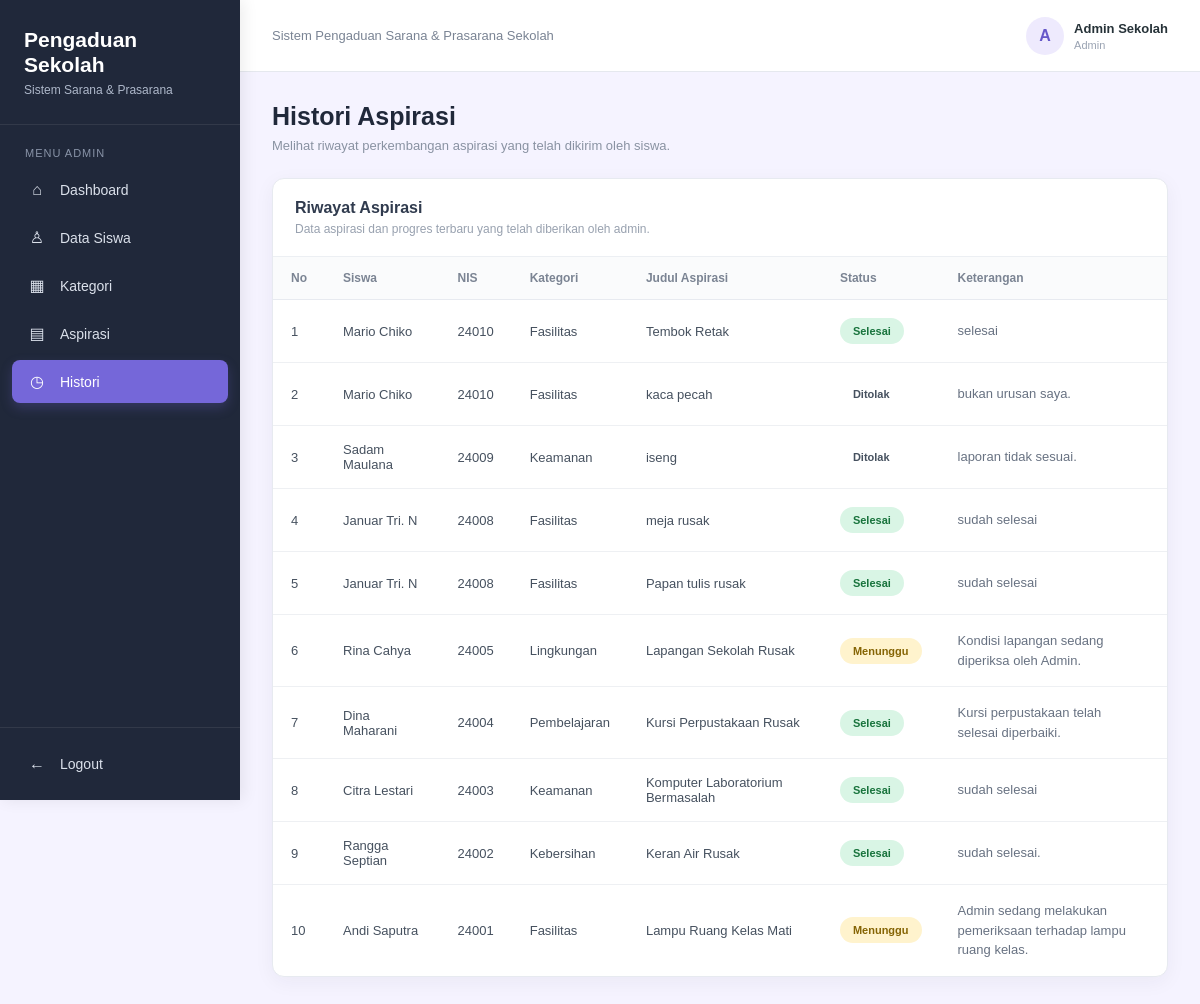
Screenshot of /views/v_histori.php (signed in) with the database file from the repository.
### tables this page shows
CREATE TABLE `aspirasi` (
  `id_aspirasi` int NOT NULL,
  `id_siswa` int NOT NULL,
  `id_kategori` int NOT NULL,
  `judul` varchar(150) NOT NULL,
  `isi_aspirasi` text NOT NULL,
  `lokasi` varchar(100) NOT NULL,
  `foto` varchar(255) DEFAULT NULL,
  `status` varchar(30) NOT NULL,
  `tanggal_aspirasi` datetime NOT NULL
);

CREATE TABLE `siswa` (
  `id_siswa` int NOT NULL,
  `nis` varchar(20) NOT NULL,
  `nama_siswa` varchar(50) NOT NULL,
  `kelas` varchar(25) NOT NULL,
  `username` varchar(50) NOT NULL,
  `password` varchar(25) NOT NULL
);

CREATE TABLE `kategori` (
  `id_kategori` int NOT NULL,
  `nama_kategori` varchar(50) NOT NULL
);

### views/v_histori.php (the view, shortened to what this page needs)
<?php
$koneksi = new Koneksi();
$db = $koneksi->koneksi;
$nama_admin = $_SESSION['nama_admin'];
$sql = "
    SELECT
        a.id_aspirasi,
        a.judul,
        a.tanggal_aspirasi,
        s.nama_siswa,
        s.nis,
        k.nama_kategori,
        COALESCE(
            (
                SELECT p.status_progres
                FROM progres p
                WHERE p.id_aspirasi = a.id_aspirasi
                ORDER BY p.id_progres DESC
                LIMIT 1
            ),
            'menunggu'
        ) AS status_progres,
        (
            SELECT p.keterangan
            FROM progres p
            WHERE p.id_aspirasi = a.id_aspirasi
            ORDER BY p.id_progres DESC
            LIMIT 1
        ) AS keterangan,
        (
            SELECT p.tanggal_progres
            FROM progres p
            WHERE p.id_aspirasi = a.id_aspirasi
            ORDER BY p.id_progres DESC
            LIMIT 1
        ) AS tanggal_progres
    FROM aspirasi a
    LEFT JOIN siswa s
        ON a.id_siswa = s.id_siswa
    LEFT JOIN kategori k
        ON a.id_kategori = k.id_kategori
    ORDER BY a.id_aspirasi DESC
";
$query = mysqli_query($db, $sql);
?>
<!DOCTYPE html>
<html lang="id">
<head>
    <link rel="stylesheet" href="../assets/v_histori.css">
</head>
<body>
<div class="sidebar">
    <div class="logo">
        <h2>
            Pengaduan<br>Sekolah
        </h2>
        <p>
            Sistem Sarana & Prasarana
        </p>
    </div>
    <div class="menu">
        <div class="menu-title">
            Menu Admin
        </div>
        <a href="dashboard_admin.php">
            <span class="icon">⌂</span>
            <span>Dashboard</span>
        </a>
        <a href="v_siswa.php">
            <span class="icon">♙</span>
            <span>Data Siswa</span>
        </a>
        <a href="v_kategori.php">
            <span class="icon">▦</span>
            <span>Kategori</span>
        </a>
        <a href="v_aspirasi.php">
            <span class="icon">▤</span>
            <span>Aspirasi</span>
        </a>
        <a href="v_histori.php" class="active">
            <span class="icon">◷</span>
            <span>Histori</span>
        </a>
    </div>
    <div class="logout">
        <a href="logout.php">
            <span class="icon">←</span>
            <span>Logout</span>
        </a>
    </div>
</div>
<div class="main-content">
    <div class="topbar">
        <div class="topbar-text">
            Sistem Pengaduan Sarana & Prasarana Sekolah
        </div>
        <div class="admin-info">
            <div class="admin-avatar">
                <?= strtoupper(substr($nama_admin, 0, 1)); ?>
            </div>
            <div>
                <div class="admin-name">
                    <?= htmlspecialchars($nama_admin); ?>
                </div>
                <div class="admin-role">
                    Admin
                </div>
            </div>
        </div>
    </div>
    <div class="content">
        <div class="page-header">
            <div class="page-title">
                <h1>
                    Histori Aspirasi
                </h1>
                <p>
                    Melihat riwayat perkembangan aspirasi yang telah dikirim oleh siswa.
                </p>
            </div>
        </div>
        <div class="table-card">
            <div class="table-header">
                <h3>
                    Riwayat Aspirasi
                </h3>
                <p>
                    Data aspirasi dan progres terbaru yang telah diberikan oleh admin.
                </p>
            </div>
            <div class="table-wrapper">
                <table>
                    <thead>
                        <tr>
                            <th>No</th>
                            <th>Siswa</th>
                            <th>NIS</th>
                            <th>Kategori</th>
                            <th>Judul Aspirasi</th>
                            <th>Status</th>
                            <th>Keterangan</th>
                            <th>Tanggal</th>
                        </tr>
                    </thead>
                    <tbody>
<?php
$no = 1;
if (mysqli_num_rows($query) > 0) {
    while ($row = mysqli_fetch_assoc($query)) {
        $status = strtolower($row['status_progres'] ?? 'menunggu');
        $status_class = $status;
        $status_text = ucfirst($status);
?>
                        <tr>
                            <td>
                                <?= $no++; ?>
                            </td>
                            <td>
                                <?= htmlspecialchars($row['nama_siswa'] ?? '-'); ?>
                            </td>
                            <td>
                                <?= htmlspecialchars($row['nis'] ?? '-'); ?>
                            </td>
                            <td>
                                <?= htmlspecialchars($row['nama_kategori'] ?? '-'); ?>
                            </td>
                            <td>
                                <?= htmlspecialchars($row['judul'] ?? '-'); ?>
                            </td>
                            <td>
                                <span class="status <?= $status_class; ?>">
                                    <?= htmlspecialchars($status_text); ?>
                                </span>
                            </td>
                            <td>
                                <div class="keterangan">
                                    <?= htmlspecialchars(
                                        !empty($row['keterangan'])
                                            ? $row['keterangan']
                                            : '-'
                                    ); ?>
                                </div>
                            </td>
                            <td>
                            </td>
                        </tr>
<?php
    }
}
?>
                    </tbody>
                </table>
            </div>
        </div>
    </div>
</div>
</body>
</html>

### assets/v_histori.css (style rules this page uses)
* { margin: 0; padding: 0; box-sizing: border-box; }
body { font-family: Arial, Helvetica, sans-serif; background: #f5f3ff; color: #263238; }
.sidebar { position: fixed; left: 0; top: 0; width: 240px; height: 100vh; background: #20283a; color: white; display: flex; flex-direction: column; box-shadow: 3px 0 15px rgba(0,0,0,0.08); }
.logo { padding: 27px 24px; border-bottom: 1px solid rgba(255,255,255,0.08); }
.logo h2 { font-size: 21px; line-height: 1.2; }
.logo p { margin-top: 6px; font-size: 12px; color: #aeb8ca; }
.menu { padding: 22px 12px; }
.menu-title { padding: 0 13px; margin-bottom: 10px; font-size: 11px; color: #8994a8; text-transform: uppercase; letter-spacing: 1px; }
.menu a { display: flex; align-items: center; gap: 12px; padding: 12px 14px; margin-bottom: 5px; color: #dbe1eb; text-decoration: none; border-radius: 8px; font-size: 14px; transition: 0.2s; }
.menu a.active { background: #7567d9; color: white; box-shadow: 0 5px 12px rgba(117,103,217,0.25); }
.icon { width: 22px; text-align: center; font-size: 16px; }
.logout { margin-top: auto; padding: 15px 12px; border-top: 1px solid rgba(255,255,255,0.08); }
.logout a { display: flex; align-items: center; gap: 12px; padding: 12px 14px; color: #dbe1eb; text-decoration: none; border-radius: 8px; font-size: 14px; }
.main-content { margin-left: 240px; min-height: 100vh; }
.topbar { height: 72px; background: white; border-bottom: 1px solid #e5e8ee; display: flex; align-items: center; justify-content: space-between; padding: 0 32px; }
.topbar-text { color: #7a8494; font-size: 13px; }
.admin-info { display: flex; align-items: center; gap: 10px; }
.admin-avatar { width: 38px; height: 38px; border-radius: 50%; background: #eeeafd; color: #6658c9; display: flex; align-items: center; justify-content: center; font-weight: bold; }
.admin-name { font-size: 13px; font-weight: bold; color: #263238; }
.admin-role { margin-top: 3px; font-size: 11px; color: #9aa3b2; }
.content { padding: 30px 32px; }
.page-header { margin-bottom: 25px; }
.page-title h1 { font-size: 25px; color: #20283a; }
.page-title p { margin-top: 7px; font-size: 13px; color: #8992a2; }
.table-card { background: white; border-radius: 12px; border: 1px solid #e7eaf0; box-shadow: 0 5px 20px rgba(31,41,55,0.05); overflow: hidden; }
.table-header { padding: 20px 22px; border-bottom: 1px solid #eceff3; }
.table-header h3 { font-size: 16px; color: #303b4e; }
.table-header p { margin-top: 5px; font-size: 12px; color: #98a1af; }
.table-wrapper { overflow-x: auto; }
table { width: 100%; min-width: 1000px; border-collapse: collapse; }
table th { padding: 14px 18px; background: #fafbfc; color: #7b8493; font-size: 12px; text-align: left; border-bottom: 1px solid #e7eaf0; }
table td { padding: 16px 18px; font-size: 13px; color: #46515f; border-bottom: 1px solid #eef0f3; vertical-align: middle; }
table tbody tr:last-child td { border-bottom: none; }
.status { display: inline-block; padding: 7px 13px; border-radius: 20px; font-size: 11px; font-weight: bold; }
.menunggu { background: #fff3cd; color: #856404; }
.selesai { background: #d9f5e5; color: #18733c; }
.keterangan { max-width: 250px; line-height: 1.5; color: #687282; }

### rows the page displays
aspirasi: id_siswa.nama_siswa "Mario Chiko", id_siswa.nis "24010", id_kategori.nama_kategori "Fasilitas", judul "Tembok Retak", status_text "Selesai", keterangan "selesai"
aspirasi: id_siswa.nama_siswa "Mario Chiko", id_siswa.nis "24010", id_kategori.nama_kategori "Fasilitas", judul "kaca pecah", status_text "Ditolak", keterangan "bukan urusan saya."
aspirasi: id_siswa.nama_siswa "Sadam Maulana", id_siswa.nis "24009", id_kategori.nama_kategori "Keamanan", judul "iseng", status_text "Ditolak", keterangan "laporan tidak sesuai."
aspirasi: id_siswa.nama_siswa "Januar Tri. N", id_siswa.nis "24008", id_kategori.nama_kategori "Fasilitas", judul "meja rusak", status_text "Selesai", keterangan "sudah selesai"
aspirasi: id_siswa.nama_siswa "Januar Tri. N", id_siswa.nis "24008", id_kategori.nama_kategori "Fasilitas", judul "Papan tulis rusak", status_text "Selesai", keterangan "sudah selesai"
aspirasi: id_siswa.nama_siswa "Rina Cahya", id_siswa.nis "24005", id_kategori.nama_kategori "Lingkungan", judul "Lapangan Sekolah Rusak", status_text "Menunggu", keterangan "Kondisi lapangan sedang diperiksa oleh Admin."
aspirasi: id_siswa.nama_siswa "Dina Maharani", id_siswa.nis "24004", id_kategori.nama_kategori "Pembelajaran", judul "Kursi Perpustakaan Rusak", status_text "Selesai", keterangan "Kursi perpustakaan telah selesai diperbaiki."
aspirasi: id_siswa.nama_siswa "Citra Lestari", id_siswa.nis "24003", id_kategori.nama_kategori "Keamanan", judul "Komputer Laboratorium Bermasalah", status_text "Selesai", keterangan "sudah selesai"
aspirasi: id_siswa.nama_siswa "Rangga Septian", id_siswa.nis "24002", id_kategori.nama_kategori "Kebersihan", judul "Keran Air Rusak", status_text "Selesai", keterangan "sudah selesai."
aspirasi: id_siswa.nama_siswa "Andi Saputra", id_siswa.nis "24001", id_kategori.nama_kategori "Fasilitas", judul "Lampu Ruang Kelas Mati", status_text "Menunggu", keterangan "Admin sedang melakukan pemeriksaan terhadap lampu ruang kelas."

### other values shown
substr($nama_admin, 0, 1) "A"
$nama_admin "Admin Sekolah"
